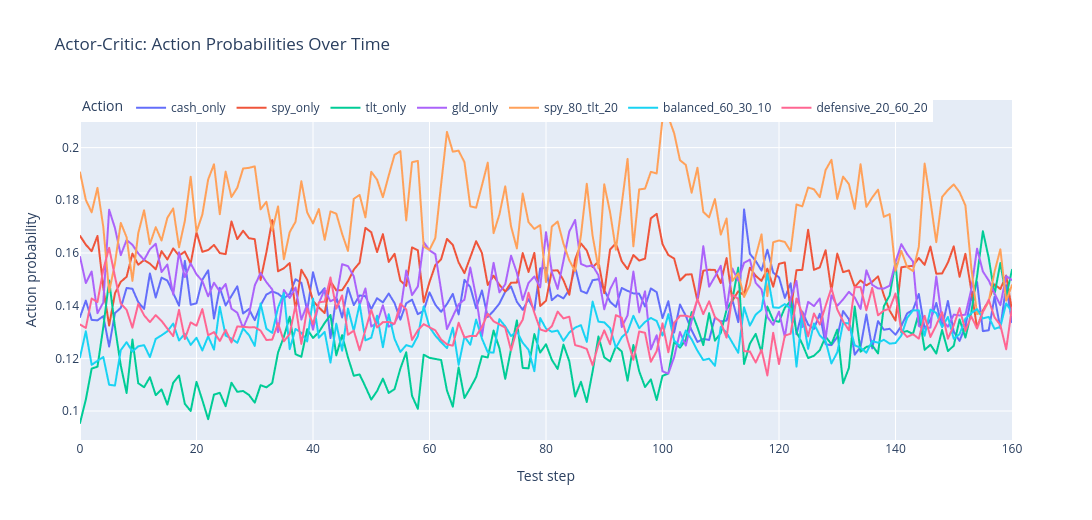
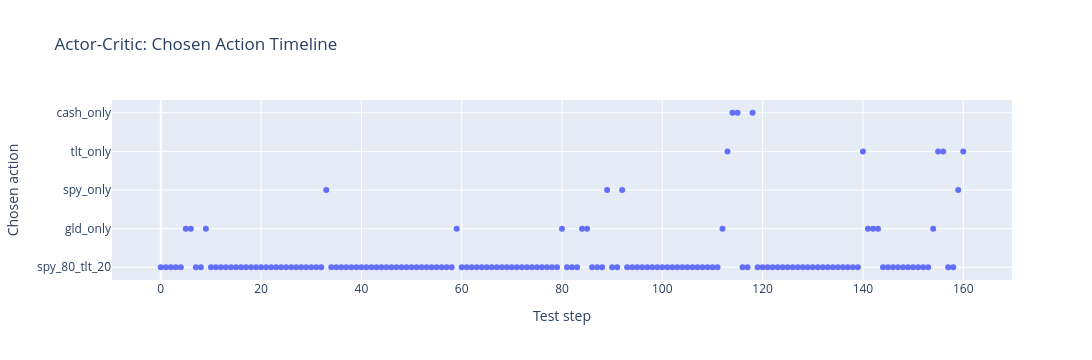

Notebook code for these charts, in order:
### Markdown cell above
## 6.1 Train Actor-Critic (A2C) + Action Probability Dynamics

### Code cell
# Train an Actor-Critic policy (A2C) and visualize action probabilities over time
print("=== Training Actor-Critic (A2C) ===")
print(f"FAST_MODE={FAST_MODE} | train_steps={a2c_cfg['train_timesteps']} | n_steps={a2c_cfg['n_steps']}")

import plotly.express as px

# A2C is a policy-gradient actor-critic model with explicit action probabilities.
ac_agent = A2C(
    'MlpPolicy',
    train_env,
    learning_rate=a2c_cfg['learning_rate'],
    gamma=a2c_cfg['gamma'],
    n_steps=a2c_cfg['n_steps'],
    ent_coef=a2c_cfg['ent_coef'],
    vf_coef=a2c_cfg['vf_coef'],
    device=device,
    verbose=0,
)

ac_total_timesteps = a2c_cfg['train_timesteps']
ac_agent.learn(total_timesteps=ac_total_timesteps, progress_bar=not FAST_MODE)
print(f"A2C training complete. Timesteps: {ac_total_timesteps}")

# Evaluate deterministic actor-critic policy on test period
ac_test_eval = evaluate_episode(ac_agent, test_env, deterministic=True)
print("\nActor-Critic Test Performance:")
print(f"  Total Reward: {ac_test_eval['reward']:.4f}")
print(f"  Cumulative Return: {ac_test_eval.get('cumulative_return', 0):.4f}")
print(f"  Sharpe Ratio: {ac_test_eval.get('sharpe_ratio', 0):.4f}")
print(f"  Max Drawdown: {ac_test_eval.get('max_drawdown', 0):.4f}")

# Roll forward and record per-step action probability vector
obs, _ = test_env.reset()
prob_rows = []
max_steps_prob = min(200, len(test_env.features))
action_names_local = list(train_env.ACTION_NAMES)

for t in range(max_steps_prob):
    obs_tensor = torch.tensor(obs, dtype=torch.float32, device=ac_agent.device).unsqueeze(0)
    with torch.no_grad():
        dist = ac_agent.policy.get_distribution(obs_tensor)
        probs = dist.distribution.probs.squeeze(0).detach().cpu().numpy()

    action, _ = ac_agent.predict(obs, deterministic=True)
    action_id = int(action.item() if isinstance(action, np.ndarray) else action)

    row = {'step': t, 'chosen_action': action_names_local[action_id]}
    for i, name in enumerate(action_names_local):
        row[name] = float(probs[i])
    prob_rows.append(row)

    obs, reward, terminated, truncated, _ = test_env.step(action_id)
    if terminated or truncated:
        break

prob_df = pd.DataFrame(prob_rows)
prob_long = prob_df.melt(
    id_vars=['step', 'chosen_action'],
    value_vars=action_names_local,
    var_name='action_name',
    value_name='probability',
)

fig_probs = px.line(
    prob_long,
    x='step',
    y='probability',
    color='action_name',
    title='Actor-Critic: Action Probabilities Over Time',
    labels={'probability': 'Action probability', 'step': 'Test step', 'action_name': 'Action'},
)
fig_probs.update_layout(height=520, width=1200, legend=dict(orientation='h', y=1.02, x=0))
fig_probs.show()

fig_chosen = px.scatter(
    prob_df,
    x='step',
    y='chosen_action',
    title='Actor-Critic: Chosen Action Timeline',
    labels={'step': 'Test step', 'chosen_action': 'Chosen action'},
)
fig_chosen.update_layout(height=360, width=1200)
fig_chosen.show()

print("Action probability diagnostics ready.")

### Figure 1 — Plotly figure (JSON) as saved in the notebook; plotly's stock layout.template omitted (floating-point values rounded to 4 significant figures; data arrays with more than 128 entries replaced by an {"elided": "..."} marker saying what was removed)
{"data": [{"hovertemplate": "Action=cash_only<br>Test step=%{x}<br>Action probability=%{y}<extra></extra>", "legendgroup": "cash_only", "line": {"color": "#636efa", "dash": "solid"}, "marker": {"symbol": "circle"}, "mode": "lines", "name": "cash_only", "showlegend": true, "type": "scattergl", "x": {"elided": "161 int values"}, "xaxis": "x", "y": {"elided": "161 float values"}, "yaxis": "y"}, {"hovertemplate": "Action=spy_only<br>Test step=%{x}<br>Action probability=%{y}<extra></extra>", "legendgroup": "spy_only", "line": {"color": "#EF553B", "dash": "solid"}, "marker": {"symbol": "circle"}, "mode": "lines", "name": "spy_only", "showlegend": true, "type": "scattergl", "x": {"elided": "161 int values"}, "xaxis": "x", "y": {"elided": "161 float values"}, "yaxis": "y"}, {"hovertemplate": "Action=tlt_only<br>Test step=%{x}<br>Action probability=%{y}<extra></extra>", "legendgroup": "tlt_only", "line": {"color": "#00cc96", "dash": "solid"}, "marker": {"symbol": "circle"}, "mode": "lines", "name": "tlt_only", "showlegend": true, "type": "scattergl", "x": {"elided": "161 int values"}, "xaxis": "x", "y": {"elided": "161 float values"}, "yaxis": "y"}, {"hovertemplate": "Action=gld_only<br>Test step=%{x}<br>Action probability=%{y}<extra></extra>", "legendgroup": "gld_only", "line": {"color": "#ab63fa", "dash": "solid"}, "marker": {"symbol": "circle"}, "mode": "lines", "name": "gld_only", "showlegend": true, "type": "scattergl", "x": {"elided": "161 int values"}, "xaxis": "x", "y": {"elided": "161 float values"}, "yaxis": "y"}, {"hovertemplate": "Action=spy_80_tlt_20<br>Test step=%{x}<br>Action probability=%{y}<extra></extra>", "legendgroup": "spy_80_tlt_20", "line": {"color": "#FFA15A", "dash": "solid"}, "marker": {"symbol": "circle"}, "mode": "lines", "name": "spy_80_tlt_20", "showlegend": true, "type": "scattergl", "x": {"elided": "161 int values"}, "xaxis": "x", "y": {"elided": "161 float values"}, "yaxis": "y"}, {"hovertemplate": "Action=balanced_60_30_10<br>Test step=%{x}<br>Action probability=%{y}<extra></extra>", "legendgroup": "balanced_60_30_10", "line": {"color": "#19d3f3", "dash": "solid"}, "marker": {"symbol": "circle"}, "mode": "lines", "name": "balanced_60_30_10", "showlegend": true, "type": "scattergl", "x": {"elided": "161 int values"}, "xaxis": "x", "y": {"elided": "161 float values"}, "yaxis": "y"}, {"hovertemplate": "Action=defensive_20_60_20<br>Test step=%{x}<br>Action probability=%{y}<extra></extra>", "legendgroup": "defensive_20_60_20", "line": {"color": "#FF6692", "dash": "solid"}, "marker": {"symbol": "circle"}, "mode": "lines", "name": "defensive_20_60_20", "showlegend": true, "type": "scattergl", "x": {"elided": "161 int values"}, "xaxis": "x", "y": {"elided": "161 float values"}, "yaxis": "y"}], "layout": {"height": 520, "legend": {"orientation": "h", "title": {"text": "Action"}, "tracegroupgap": 0, "x": 0, "y": 1.02}, "title": {"text": "Actor-Critic: Action Probabilities Over Time"}, "width": 1200, "xaxis": {"anchor": "y", "domain": [0, 1], "title": {"text": "Test step"}}, "yaxis": {"anchor": "x", "domain": [0, 1], "title": {"text": "Action probability"}}}}

### Figure 2 — Plotly figure (JSON) as saved in the notebook; plotly's stock layout.template omitted (floating-point values rounded to 4 significant figures; data arrays with more than 128 entries replaced by an {"elided": "..."} marker saying what was removed)
{"data": [{"hovertemplate": "Test step=%{x}<br>Chosen action=%{y}<extra></extra>", "legendgroup": "", "marker": {"color": "#636efa", "symbol": "circle"}, "mode": "markers", "name": "", "orientation": "h", "showlegend": false, "type": "scatter", "x": {"elided": "161 int values"}, "xaxis": "x", "y": {"elided": "161 str values"}, "yaxis": "y"}], "layout": {"height": 360, "legend": {"tracegroupgap": 0}, "title": {"text": "Actor-Critic: Chosen Action Timeline"}, "width": 1200, "xaxis": {"anchor": "y", "domain": [0, 1], "title": {"text": "Test step"}}, "yaxis": {"anchor": "x", "domain": [0, 1], "title": {"text": "Chosen action"}}}}
